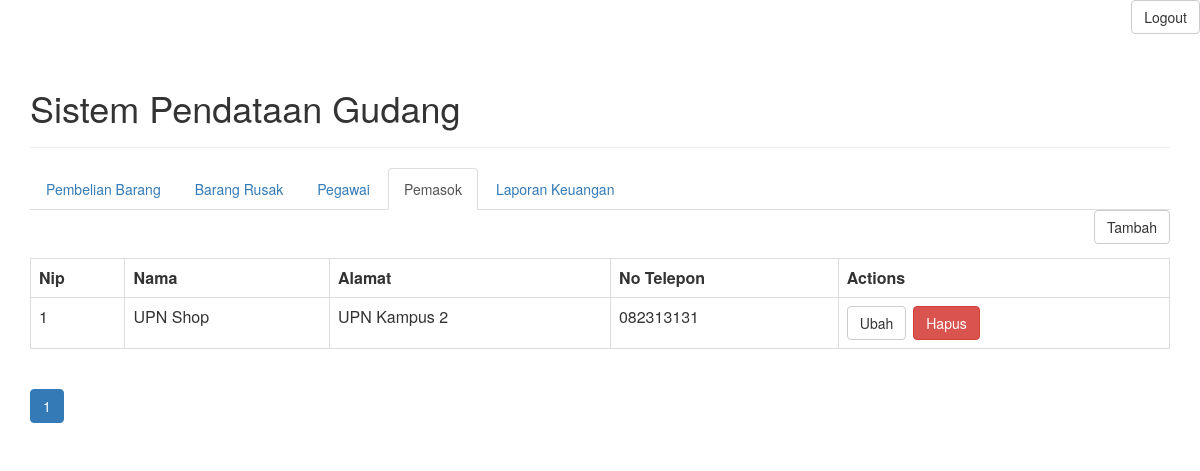
Screenshot of /view-pemasok.php (signed in) with the database file from the repository.
### tables this page shows
CREATE TABLE `pemasok` (
  `nip` int(11) NOT NULL,
  `nama` varchar(256) DEFAULT NULL,
  `alamat` varchar(256) DEFAULT NULL,
  `no_tlp` varchar(256) DEFAULT NULL
);

### objects/pemasok.php (called while the page is built, shortened)
<?php
class Pemasok{
    private $conn;
    private $table_name = "pemasok";
    public function __construct($db){
        $this->conn = $db;
    }
    function readAll($page, $from_record_num, $records_per_page){
    $query = "SELECT
    nip, nama, no_tlp, alamat
    FROM
    " . $this->table_name . "
    ORDER BY
    nip ASC
    LIMIT
    {$from_record_num}, {$records_per_page}";
    $stmt = $this->conn->prepare( $query );
    $stmt->execute();
    return $stmt;
}
}
?>

### view-pemasok.php (the view, shortened to what this page needs)
<div class="right-button-margin">
    <a href="logout_manajer.php" class="btn btn-default pull-right">Logout</a>
</div>
<?php
include_once 'objects/pemasok.php';
include_once "header.php";
?>
<ul class="nav nav-tabs">
  <li ><a href="view-pembelianbarang.php">Pembelian Barang</a></li>
  <li><a href="view-barangrusakm.php">Barang Rusak</a></li>
  <li><a href="view-pegawai.php">Pegawai</a></li>
  <li class="active"><a href="view-pemasok.php">Pemasok</a></li>
  <li><a href="view-transaksi.php">Laporan Keuangan</a></li>
</ul>
<div class="right-button-margin">
    <a href="tambah-pemasok.php" class="btn btn-default pull-right">Tambah</a>
</div>
<?php
$page = isset($_GET['page']) ? $_GET['page'] : 1;
$records_per_page = 3;
$from_record_num = ($records_per_page * $page) - $records_per_page;
$database = new Database();
$db = $database->getConnection();
$pemasok = new Pemasok($db);
$stmt = $pemasok->readAll($page, $from_record_num, $records_per_page);
$num = $stmt->rowCount();
if ($num >0)
{
    echo '<table class="table table-hover table-responsive table-bordered" id="c">';
    echo '  <tr>';
    echo '      <th>Nip</th>';
    echo '      <th>Nama</th>';
    echo '      <th>Alamat</th>';
    echo '      <th>No Telepon</th>';
    echo '      <th>Actions</th>';
    echo '  </tr>';
    while ($row = $stmt->fetch(PDO::FETCH_ASSOC))
    {
        extract($row);
        echo '  <td>'.$nip.'</td>';
        echo '  <td>'.$nama.'</td>';
        echo '  <td>'.$alamat.'</td>';
        echo '  <td>'.$no_tlp.'</td>';
        echo '  <td>';
            echo '<a href="update-pemasok.php?id='.$nip.'" class="btn btn-default left-margin">Ubah</a>';
            echo '<a delete-id="'.$nip.'" class="btn btn-danger delete-object">Hapus</a>';
        echo '</td>';
    }
    echo '</table>';
}
else
{
    echo '<div>Pemasok Kosong.</div>';
}
?>
<?php
include_once 'paging-pemasok.php';
?>
<?
include_once "footer.php";
?>

### header.php (style rules this page uses)
.left-margin { margin:0 .5em 0 0; }
.right-button-margin { margin: 0 0 1em 0; overflow: hidden; }

### rows the page displays
pemasok: nip "1", nama "UPN Shop", alamat "UPN Kampus 2", no_tlp "082313131"

### other values shown
$page_title "Sistem Pendataan Gudang"
